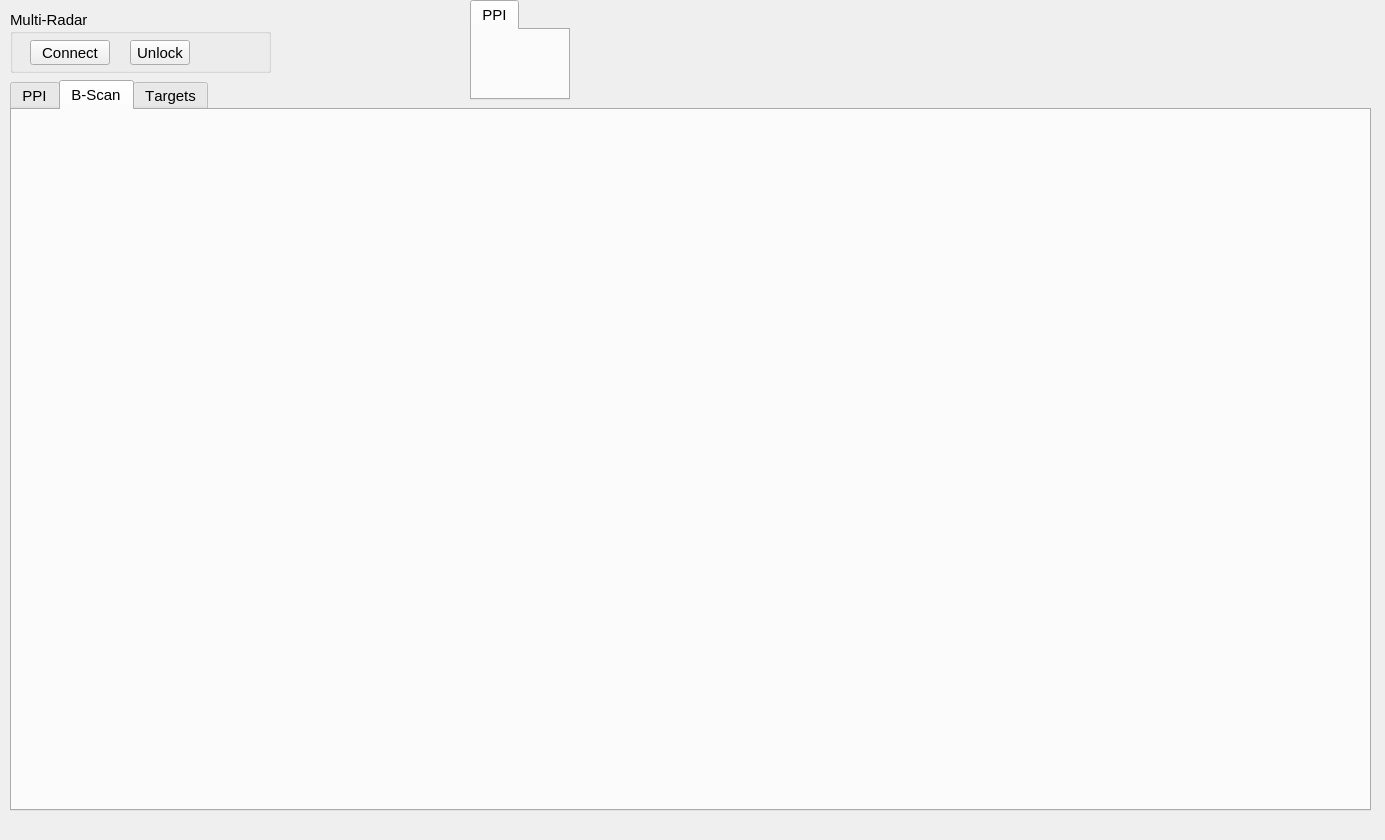
<?xml version="1.0" encoding="UTF-8"?>
<ui version="4.0">
 <class>GUIDemoClass</class>
 <widget class="QMainWindow" name="GUIDemoClass">
  <property name="windowModality">
   <enum>Qt::NonModal</enum>
  </property>
  <property name="enabled">
   <bool>true</bool>
  </property>
  <property name="geometry">
   <rect>
    <x>0</x>
    <y>0</y>
    <width>1385</width>
    <height>840</height>
   </rect>
  </property>
  <property name="sizePolicy">
   <sizepolicy hsizetype="Fixed" vsizetype="Fixed">
    <horstretch>1</horstretch>
    <verstretch>0</verstretch>
   </sizepolicy>
  </property>
  <property name="minimumSize">
   <size>
    <width>100</width>
    <height>0</height>
   </size>
  </property>
  <property name="maximumSize">
   <size>
    <width>1800</width>
    <height>1000</height>
   </size>
  </property>
  <property name="font">
   <font>
    <family>Ubuntu</family>
    <pointsize>11</pointsize>
   </font>
  </property>
  <property name="focusPolicy">
   <enum>Qt::NoFocus</enum>
  </property>
  <property name="contextMenuPolicy">
   <enum>Qt::DefaultContextMenu</enum>
  </property>
  <property name="windowTitle">
   <string>Navico Radar SDK GUI-Demo</string>
  </property>
  <widget class="QWidget" name="centralWidget">
   <property name="sizePolicy">
    <sizepolicy hsizetype="Preferred" vsizetype="Fixed">
     <horstretch>0</horstretch>
     <verstretch>0</verstretch>
    </sizepolicy>
   </property>
   <widget class="QTabWidget" name="tabs">
    <property name="enabled">
     <bool>true</bool>
    </property>
    <property name="geometry">
     <rect>
      <x>10</x>
      <y>80</y>
      <width>1361</width>
      <height>731</height>
     </rect>
    </property>
    <property name="sizePolicy">
     <sizepolicy hsizetype="Fixed" vsizetype="Fixed">
      <horstretch>1</horstretch>
      <verstretch>1</verstretch>
     </sizepolicy>
    </property>
    <property name="minimumSize">
     <size>
      <width>100</width>
      <height>100</height>
     </size>
    </property>
    <property name="maximumSize">
     <size>
      <width>1800</width>
      <height>800</height>
     </size>
    </property>
    <property name="font">
     <font>
      <family>Ubuntu</family>
      <pointsize>11</pointsize>
      <kerning>false</kerning>
     </font>
    </property>
    <property name="currentIndex">
     <number>1</number>
    </property>
    <widget class="QWidget" name="tabPPI">
     <property name="enabled">
      <bool>false</bool>
     </property>
     <property name="sizePolicy">
      <sizepolicy hsizetype="Fixed" vsizetype="Fixed">
       <horstretch>0</horstretch>
       <verstretch>0</verstretch>
      </sizepolicy>
     </property>
     <property name="maximumSize">
      <size>
       <width>800</width>
       <height>16777215</height>
      </size>
     </property>
     <attribute name="title">
      <string>PPI</string>
     </attribute>
     <layout class="QVBoxLayout" name="verticalLayout_tabPPI">
      <property name="sizeConstraint">
       <enum>QLayout::SetMinimumSize</enum>
      </property>
     </layout>
    </widget>
    <widget class="QWidget" name="tabBScan">
     <property name="enabled">
      <bool>false</bool>
     </property>
     <attribute name="title">
      <string>B-Scan</string>
     </attribute>
     <layout class="QVBoxLayout" name="verticalLayout_tabBscan"/>
    </widget>
    <widget class="QWidget" name="tabTargets">
     <property name="enabled">
      <bool>false</bool>
     </property>
     <attribute name="title">
      <string>Targets</string>
     </attribute>
     <widget class="QTableWidget" name="tableTargets">
      <property name="geometry">
       <rect>
        <x>9</x>
        <y>80</y>
        <width>1091</width>
        <height>421</height>
       </rect>
      </property>
      <property name="sizePolicy">
       <sizepolicy hsizetype="Fixed" vsizetype="Fixed">
        <horstretch>0</horstretch>
        <verstretch>0</verstretch>
       </sizepolicy>
      </property>
     </widget>
     <widget class="QGroupBox" name="groupTargetsCancel">
      <property name="geometry">
       <rect>
        <x>820</x>
        <y>11</y>
        <width>268</width>
        <height>60</height>
       </rect>
      </property>
      <property name="sizePolicy">
       <sizepolicy hsizetype="Fixed" vsizetype="Fixed">
        <horstretch>0</horstretch>
        <verstretch>0</verstretch>
       </sizepolicy>
      </property>
      <property name="title">
       <string>Cancel</string>
      </property>
      <layout class="QHBoxLayout" name="horizontalLayout_7">
       <property name="spacing">
        <number>2</number>
       </property>
       <property name="topMargin">
        <number>3</number>
       </property>
       <property name="bottomMargin">
        <number>6</number>
       </property>
       <item>
        <widget class="QPushButton" name="pushCancelAll">
         <property name="sizePolicy">
          <sizepolicy hsizetype="Fixed" vsizetype="Fixed">
           <horstretch>0</horstretch>
           <verstretch>0</verstretch>
          </sizepolicy>
         </property>
         <property name="maximumSize">
          <size>
           <width>100</width>
           <height>16777215</height>
          </size>
         </property>
         <property name="text">
          <string>All</string>
         </property>
        </widget>
       </item>
       <item>
        <widget class="QPushButton" name="pushCancelSelection">
         <property name="enabled">
          <bool>false</bool>
         </property>
         <property name="sizePolicy">
          <sizepolicy hsizetype="Fixed" vsizetype="Fixed">
           <horstretch>0</horstretch>
           <verstretch>0</verstretch>
          </sizepolicy>
         </property>
         <property name="maximumSize">
          <size>
           <width>100</width>
           <height>16777215</height>
          </size>
         </property>
         <property name="text">
          <string>Selection</string>
         </property>
        </widget>
       </item>
       <item>
        <widget class="QPushButton" name="pushCancelDisplay">
         <property name="sizePolicy">
          <sizepolicy hsizetype="Fixed" vsizetype="Fixed">
           <horstretch>0</horstretch>
           <verstretch>0</verstretch>
          </sizepolicy>
         </property>
         <property name="maximumSize">
          <size>
           <width>100</width>
           <height>16777215</height>
          </size>
         </property>
         <property name="text">
          <string>Display</string>
         </property>
        </widget>
       </item>
      </layout>
     </widget>
     <widget class="QGroupBox" name="groupTargetsQuery">
      <property name="geometry">
       <rect>
        <x>10</x>
        <y>11</y>
        <width>301</width>
        <height>60</height>
       </rect>
      </property>
      <property name="sizePolicy">
       <sizepolicy hsizetype="Fixed" vsizetype="Fixed">
        <horstretch>0</horstretch>
        <verstretch>0</verstretch>
       </sizepolicy>
      </property>
      <property name="title">
       <string>Query</string>
      </property>
      <layout class="QHBoxLayout" name="horizontalLayout_5">
       <property name="spacing">
        <number>2</number>
       </property>
       <property name="topMargin">
        <number>3</number>
       </property>
       <property name="bottomMargin">
        <number>6</number>
       </property>
       <item>
        <widget class="QPushButton" name="pushTargetsQueryAll">
         <property name="sizePolicy">
          <sizepolicy hsizetype="Fixed" vsizetype="Fixed">
           <horstretch>0</horstretch>
           <verstretch>0</verstretch>
          </sizepolicy>
         </property>
         <property name="maximumSize">
          <size>
           <width>100</width>
           <height>16777215</height>
          </size>
         </property>
         <property name="text">
          <string>All</string>
         </property>
        </widget>
       </item>
       <item>
        <widget class="QPushButton" name="pushTargetsQuerySetup">
         <property name="sizePolicy">
          <sizepolicy hsizetype="Fixed" vsizetype="Fixed">
           <horstretch>0</horstretch>
           <verstretch>0</verstretch>
          </sizepolicy>
         </property>
         <property name="maximumSize">
          <size>
           <width>200</width>
           <height>16777215</height>
          </size>
         </property>
         <property name="text">
          <string>Setup</string>
         </property>
        </widget>
       </item>
       <item>
        <widget class="QPushButton" name="pushTargetsQueryTargets">
         <property name="sizePolicy">
          <sizepolicy hsizetype="Fixed" vsizetype="Fixed">
           <horstretch>0</horstretch>
           <verstretch>0</verstretch>
          </sizepolicy>
         </property>
         <property name="maximumSize">
          <size>
           <width>100</width>
           <height>16777215</height>
          </size>
         </property>
         <property name="text">
          <string>Targets</string>
         </property>
        </widget>
       </item>
      </layout>
     </widget>
     <widget class="QGroupBox" name="AlaramSetupGroup">
      <property name="geometry">
       <rect>
        <x>320</x>
        <y>10</y>
        <width>491</width>
        <height>61</height>
       </rect>
      </property>
      <property name="sizePolicy">
       <sizepolicy hsizetype="Fixed" vsizetype="Fixed">
        <horstretch>0</horstretch>
        <verstretch>0</verstretch>
       </sizepolicy>
      </property>
      <property name="title">
       <string>Alaram Setup</string>
      </property>
      <layout class="QHBoxLayout" name="horizontalLayout_4">
       <property name="topMargin">
        <number>3</number>
       </property>
       <property name="bottomMargin">
        <number>6</number>
       </property>
       <item>
        <layout class="QHBoxLayout" name="horizontalLayout_2">
         <property name="spacing">
          <number>5</number>
         </property>
         <item>
          <widget class="QLabel" name="labelDangerZoneDist">
           <property name="sizePolicy">
            <sizepolicy hsizetype="Preferred" vsizetype="Minimum">
             <horstretch>0</horstretch>
             <verstretch>0</verstretch>
            </sizepolicy>
           </property>
           <property name="maximumSize">
            <size>
             <width>16777215</width>
             <height>21</height>
            </size>
           </property>
           <property name="text">
            <string>Distance</string>
           </property>
          </widget>
         </item>
         <item>
          <widget class="QLineEdit" name="editDangerZoneDist">
           <property name="enabled">
            <bool>false</bool>
           </property>
           <property name="maximumSize">
            <size>
             <width>51</width>
             <height>16777215</height>
            </size>
           </property>
           <property name="readOnly">
            <bool>true</bool>
           </property>
          </widget>
         </item>
         <item>
          <widget class="QSpinBox" name="spinDangerZoneDist">
           <property name="minimumSize">
            <size>
             <width>75</width>
             <height>0</height>
            </size>
           </property>
           <property name="keyboardTracking">
            <bool>false</bool>
           </property>
           <property name="suffix">
            <string> m</string>
           </property>
           <property name="maximum">
            <number>10000</number>
           </property>
          </widget>
         </item>
        </layout>
       </item>
       <item>
        <layout class="QHBoxLayout" name="horizontalLayout_3">
         <property name="spacing">
          <number>5</number>
         </property>
         <item>
          <widget class="QLabel" name="labelDangerZoneTime">
           <property name="sizePolicy">
            <sizepolicy hsizetype="Preferred" vsizetype="Minimum">
             <horstretch>0</horstretch>
             <verstretch>0</verstretch>
            </sizepolicy>
           </property>
           <property name="maximumSize">
            <size>
             <width>16777215</width>
             <height>21</height>
            </size>
           </property>
           <property name="text">
            <string>Time</string>
           </property>
          </widget>
         </item>
         <item>
          <widget class="QLineEdit" name="editDangerZoneTime">
           <property name="enabled">
            <bool>false</bool>
           </property>
           <property name="maximumSize">
            <size>
             <width>51</width>
             <height>16777215</height>
            </size>
           </property>
           <property name="readOnly">
            <bool>true</bool>
           </property>
          </widget>
         </item>
         <item>
          <widget class="QSpinBox" name="spinDangerZoneTime">
           <property name="minimumSize">
            <size>
             <width>80</width>
             <height>0</height>
            </size>
           </property>
           <property name="keyboardTracking">
            <bool>false</bool>
           </property>
           <property name="suffix">
            <string> secs</string>
           </property>
           <property name="maximum">
            <number>3600</number>
           </property>
          </widget>
         </item>
        </layout>
       </item>
      </layout>
     </widget>
    </widget>
   </widget>
   <widget class="QGroupBox" name="groupMultiRadar">
    <property name="enabled">
     <bool>true</bool>
    </property>
    <property name="geometry">
     <rect>
      <x>10</x>
      <y>10</y>
      <width>261</width>
      <height>63</height>
     </rect>
    </property>
    <property name="sizePolicy">
     <sizepolicy hsizetype="Fixed" vsizetype="Fixed">
      <horstretch>0</horstretch>
      <verstretch>0</verstretch>
     </sizepolicy>
    </property>
    <property name="maximumSize">
     <size>
      <width>1200</width>
      <height>200</height>
     </size>
    </property>
    <property name="focusPolicy">
     <enum>Qt::NoFocus</enum>
    </property>
    <property name="contextMenuPolicy">
     <enum>Qt::DefaultContextMenu</enum>
    </property>
    <property name="title">
     <string>Multi-Radar</string>
    </property>
    <property name="alignment">
     <set>Qt::AlignLeading|Qt::AlignLeft|Qt::AlignTop</set>
    </property>
    <widget class="QPushButton" name="pushMultiRadarConnect">
     <property name="geometry">
      <rect>
       <x>20</x>
       <y>30</y>
       <width>80</width>
       <height>25</height>
      </rect>
     </property>
     <property name="sizePolicy">
      <sizepolicy hsizetype="Fixed" vsizetype="Fixed">
       <horstretch>0</horstretch>
       <verstretch>0</verstretch>
      </sizepolicy>
     </property>
     <property name="minimumSize">
      <size>
       <width>60</width>
       <height>20</height>
      </size>
     </property>
     <property name="maximumSize">
      <size>
       <width>80</width>
       <height>200</height>
      </size>
     </property>
     <property name="toolTip">
      <string>Connect to radar</string>
     </property>
     <property name="text">
      <string>Connect</string>
     </property>
     <property name="checkable">
      <bool>true</bool>
     </property>
    </widget>
    <widget class="QPushButton" name="pushMultiRadarUnlock">
     <property name="geometry">
      <rect>
       <x>120</x>
       <y>30</y>
       <width>60</width>
       <height>25</height>
      </rect>
     </property>
     <property name="sizePolicy">
      <sizepolicy hsizetype="Fixed" vsizetype="Fixed">
       <horstretch>0</horstretch>
       <verstretch>0</verstretch>
      </sizepolicy>
     </property>
     <property name="minimumSize">
      <size>
       <width>0</width>
       <height>20</height>
      </size>
     </property>
     <property name="maximumSize">
      <size>
       <width>60</width>
       <height>200</height>
      </size>
     </property>
     <property name="toolTip">
      <string>Attempt to unlock the selected radar</string>
     </property>
     <property name="text">
      <string>Unlock</string>
     </property>
    </widget>
   </widget>
   <widget class="QTabWidget" name="tabs_2">
    <property name="enabled">
     <bool>true</bool>
    </property>
    <property name="geometry">
     <rect>
      <x>470</x>
      <y>0</y>
      <width>100</width>
      <height>100</height>
     </rect>
    </property>
    <property name="sizePolicy">
     <sizepolicy hsizetype="Fixed" vsizetype="Fixed">
      <horstretch>1</horstretch>
      <verstretch>1</verstretch>
     </sizepolicy>
    </property>
    <property name="minimumSize">
     <size>
      <width>100</width>
      <height>100</height>
     </size>
    </property>
    <property name="maximumSize">
     <size>
      <width>1800</width>
      <height>800</height>
     </size>
    </property>
    <property name="font">
     <font>
      <family>Ubuntu</family>
      <pointsize>11</pointsize>
      <kerning>false</kerning>
     </font>
    </property>
    <property name="currentIndex">
     <number>0</number>
    </property>
    <widget class="QWidget" name="tabPPI_2">
     <property name="enabled">
      <bool>false</bool>
     </property>
     <property name="sizePolicy">
      <sizepolicy hsizetype="Fixed" vsizetype="Fixed">
       <horstretch>0</horstretch>
       <verstretch>0</verstretch>
      </sizepolicy>
     </property>
     <property name="maximumSize">
      <size>
       <width>800</width>
       <height>16777215</height>
      </size>
     </property>
     <attribute name="title">
      <string>PPI</string>
     </attribute>
     <layout class="QVBoxLayout" name="verticalLayout_tabPPI_2">
      <property name="sizeConstraint">
       <enum>QLayout::SetMinimumSize</enum>
      </property>
     </layout>
    </widget>
   </widget>
  </widget>
 </widget>
 <layoutdefault spacing="6" margin="11"/>
 <resources/>
 <connections/>
</ui>
